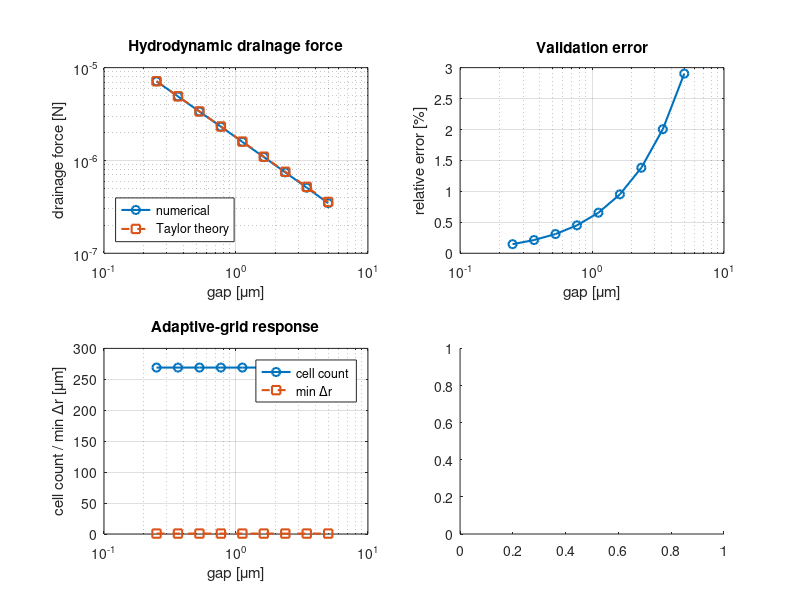

Here is the MATLAB script that generated this plot: (Note: this script raises an error after producing the figure.)
function results = particle_bubble_collision_demo(mode)
% PARTICLE_BUBBLE_COLLISION_DEMO
% -------------------------------------------------------------------------
% Research-oriented MATLAB prototype for particle-bubble thin-film drainage
% with a dynamic geometry-adaptive Cartesian grid.
%
% This code is intentionally focused on the lubrication-drainage stage that
% dominates particle-bubble 'collision' at very small gaps. It borrows the
% adaptive Cartesian-grid spirit of geometry-adaptive IB-LBM methods, but it
% solves the axisymmetric Reynolds lubrication equation in the thin film to
% keep the prototype compact and editable in MATLAB.
%
% Key ingredients
%   1) Axisymmetric thin-film drainage between a rigid particle and a bubble.
%   2) Dynamic non-uniform Cartesian grid in the radial direction.
%   3) Refinement indicator driven primarily by projected Lagrangian-marker
%      density, augmented by film-thickness information.
%   4) Prescribed-speed validation against the classical Taylor lubrication
%      force.
%   5) Coupled drainage dynamics with gravity/buoyancy driving force.
%
% Usage
%   results = particle_bubble_collision_demo();
%   results = particle_bubble_collision_demo('validation');
%   results = particle_bubble_collision_demo('dynamic');
%
% Output
%   A struct containing validation and/or dynamic drainage results.
% -------------------------------------------------------------------------

if nargin < 1
    mode = 'all';
end

par = defaultParameters();

switch lower(mode)
    case 'validation'
        results = runValidationCase(par, true);
    case 'dynamic'
        results = runDynamicCase(par, true);
    otherwise
        results.validation = runValidationCase(par, true);
        results.dynamic    = runDynamicCase(par, true);
end

end

function par = defaultParameters()
% Physical properties.
par.mu   = 1.0e-3;        % liquid viscosity [Pa*s]
par.rhoL = 1000.0;        % liquid density [kg/m^3]
par.rhoP = 2500.0;        % particle density [kg/m^3]
par.rhoB = 1.2;           % bubble gas density [kg/m^3]
par.g    = 9.81;          % gravity [m/s^2]

% Geometry.
par.Rp   = 0.50e-3;       % particle radius [m]
par.Rb   = 0.80e-3;       % bubble radius [m]
par.Reff = (par.Rp * par.Rb) / (par.Rp + par.Rb);
par.Rmax = 0.45e-3;       % radial truncation of film domain [m]

% Lagrangian-marker settings used by the adaptive-grid indicator.
par.nMarkers      = 240;
par.thetaMax      = 22.0 * pi / 180.0;
par.markerSigma   = 0.80;
par.lagWeightMix  = 0.60;
par.filmWeightMix = 0.30;
par.bandWeightMix = 0.10;
par.hRefine       = 3.0e-6;
par.bandFactor    = 3.0;

% Adaptive Cartesian grid parameters.
par.nBase            = 20;
par.maxLevel         = 5;
par.refineThresholds = [0.48, 0.42, 0.36, 0.31, 0.27];
par.targetCellsOnGap = 8.0;
par.hFloor           = 0.05e-6;

% Validation settings.
par.validationGapList = logspace(log10(0.25e-6), log10(5.0e-6), 9);
par.validationUrel    = 1.0e-3;     % prescribed approach speed [m/s]

% Dynamic approach/collision settings.
Vp = 4.0/3.0*pi*par.Rp^3;
Vb = 4.0/3.0*pi*par.Rb^3;
par.mp = par.rhoP * Vp;
par.mb = par.rhoB * Vb;
par.Fdrive = (par.rhoP - par.rhoL)*Vp*par.g + (par.rhoL - par.rhoB)*Vb*par.g;
par.dynamicDt         = 2.0e-6;
par.dynamicTend       = 6.0e-3;
par.initialGap        = 20.0e-6;
par.initialUrel       = 0.0;
par.hamaker           = 2.0e-20;    % weak repulsion regularization [J]
par.stopGap           = 0.10e-6;

% Plotting.
par.showGridSampleAtGap = 1.0e-6;
end

function validation = runValidationCase(par, doPlot)
gapList = par.validationGapList(:);
nCases  = numel(gapList);

Fnum      = zeros(nCases,1);
Ftheory   = zeros(nCases,1);
relError  = zeros(nCases,1);
nCells    = zeros(nCases,1);
minDr     = zeros(nCases,1);
sampleGrid = struct();

for k = 1:nCases
    gap  = gapList(k);
    grid = buildAdaptiveGrid(gap, par);
    sol  = solveLubricationPressure(grid, gap, par.validationUrel, par);

    Fnum(k)    = sol.force;
    Ftheory(k) = taylorLubricationForce(gap, par.validationUrel, par);
    relError(k) = abs(Fnum(k) - Ftheory(k)) / max(abs(Ftheory(k)), eps);
    nCells(k) = numel(grid.centers);
    minDr(k)  = min(grid.widths);

    if isempty(fieldnames(sampleGrid)) && gap <= par.showGridSampleAtGap
        sampleGrid = grid;
        sampleGrid.gap = gap;
        sampleGrid.pressure = sol.pressure;
    end
end

validation.gap = gapList;
validation.forceNumerical = Fnum;
validation.forceTheory    = Ftheory;
validation.relativeError  = relError;
validation.nCells         = nCells;
validation.minDr          = minDr;
validation.sampleGrid     = sampleGrid;
validation.meanRelativeError = mean(relError);
validation.maxRelativeError  = max(relError);

if doPlot
    plotValidationResults(validation);
end

fprintf('Validation mean relative error  = %.3f %%\n', 100.0*validation.meanRelativeError);
fprintf('Validation max relative error   = %.3f %%\n', 100.0*validation.maxRelativeError);

end

function dynamic = runDynamicCase(par, doPlot)
Nt = ceil(par.dynamicTend / par.dynamicDt);

time    = zeros(Nt,1);
gap     = zeros(Nt,1);
urel    = zeros(Nt,1);
Fhydro  = zeros(Nt,1);
Ftheory = zeros(Nt,1);
Fdlvo   = zeros(Nt,1);
nCells  = zeros(Nt,1);
minDr   = zeros(Nt,1);

currentGap  = par.initialGap;
currentUrel = par.initialUrel;

sampleGrid = struct();
last = Nt;

for n = 1:Nt
    grid = buildAdaptiveGrid(currentGap, par);
    solUnit = solveLubricationPressure(grid, currentGap, 1.0, par);
    Frep = disjoiningForce(currentGap, par);

    resistance = max(solUnit.force, eps);
    currentUrel = max((par.Fdrive - Frep) / resistance, 0.0);
    currentFhydro = resistance * currentUrel;
    nextGap  = max(par.hFloor, currentGap - par.dynamicDt * currentUrel);

    time(n)    = (n-1) * par.dynamicDt;
    gap(n)     = currentGap;
    urel(n)    = currentUrel;
    Fhydro(n)  = currentFhydro;
    Ftheory(n) = taylorLubricationForce(currentGap, currentUrel, par);
    Fdlvo(n)   = Frep;
    nCells(n)  = numel(grid.centers);
    minDr(n)   = min(grid.widths);

    if isempty(fieldnames(sampleGrid)) && currentGap <= par.showGridSampleAtGap
        sampleGrid = grid;
        sampleGrid.gap = currentGap;
        sampleGrid.pressure = solveLubricationPressure(grid, currentGap, currentUrel, par).pressure;
    end

    currentGap  = nextGap;

    if currentGap <= par.stopGap
        last = n;
        break;
    end
end

dynamic.time    = time(1:last);
dynamic.gap     = gap(1:last);
dynamic.urel    = urel(1:last);
dynamic.Fhydro  = Fhydro(1:last);
dynamic.Ftheory = Ftheory(1:last);
dynamic.Fdlvo   = Fdlvo(1:last);
dynamic.nCells  = nCells(1:last);
dynamic.minDr   = minDr(1:last);
dynamic.sampleGrid = sampleGrid;
dynamic.terminalGap = dynamic.gap(end);
dynamic.finalApproachSpeed = dynamic.urel(end);

if doPlot
    plotDynamicResults(dynamic, par);
end

fprintf('Dynamic run final gap          = %.3e m\n', dynamic.terminalGap);
fprintf('Dynamic run final approach vel = %.3e m/s\n', dynamic.finalApproachSpeed);

end

function grid = buildAdaptiveGrid(gap, par)
faces = linspace(0.0, par.Rmax, par.nBase + 1);

for level = 1:par.maxLevel
    centers = 0.5 * (faces(1:end-1) + faces(2:end));
    widths  = diff(faces);
    indicator = refinementIndicator(centers, widths, gap, par);

    splitMask = indicator > par.refineThresholds(level);
    if ~any(splitMask)
        break;
    end

    newFaces = faces(1);
    for i = 1:numel(widths)
        if splitMask(i)
            mid = 0.5 * (faces(i) + faces(i+1));
            newFaces = [newFaces, mid, faces(i+1)]; %#ok<AGROW>
        else
            newFaces = [newFaces, faces(i+1)]; %#ok<AGROW>
        end
    end
    faces = unique(newFaces, 'stable');
end

centers = 0.5 * (faces(1:end-1) + faces(2:end));
widths  = diff(faces);
[rhoP, rhoB] = markerDensity(centers, gap, par);

grid.faces   = faces(:);
grid.centers = centers(:);
grid.widths  = widths(:);
grid.rhoP    = rhoP(:);
grid.rhoB    = rhoB(:);
grid.indicator = refinementIndicator(centers, widths, gap, par);
end

function indicator = refinementIndicator(r, dr, gap, par)
[rhoP, rhoB] = markerDensity(r, gap, par);
combined = rhoP .* rhoB;
combined = combined / max(max(combined), eps);

hLocal = filmThickness(r, gap, par);
filmMetric = exp(-hLocal / par.hRefine);
filmMetric = filmMetric / max(max(filmMetric), eps);

bandRadius = par.bandFactor * sqrt(2.0 * par.Reff * max(gap, par.hFloor));
bandMetric = double(r <= bandRadius);

resolutionMetric = min(1.0, dr ./ (par.targetCellsOnGap * max(hLocal, par.hFloor)));

indicator = par.lagWeightMix  * combined + ...
            par.filmWeightMix * filmMetric + ...
            par.bandWeightMix * bandMetric + ...
            0.25 * resolutionMetric;
end

function [rhoP, rhoB] = markerDensity(r, gap, par)
theta = linspace(0.0, par.thetaMax, par.nMarkers);

rp = par.Rp * sin(theta);
rb = par.Rb * sin(theta);

% Equal arclength weights on each surface meridian.
dsp = [diff(theta), theta(end)-theta(end-1)] * par.Rp;
dsb = [diff(theta), theta(end)-theta(end-1)] * par.Rb;

baseDx = par.Rmax / par.nBase;
sigma  = par.markerSigma * baseDx;

rhoP = zeros(size(r));
rhoB = zeros(size(r));
for k = 1:numel(theta)
    rhoP = rhoP + dsp(k) * exp(-0.5*((r-rp(k))/sigma).^2) / (sqrt(2.0*pi) * sigma);
    rhoB = rhoB + dsb(k) * exp(-0.5*((r-rb(k))/sigma).^2) / (sqrt(2.0*pi) * sigma);
end

% When the film gets thinner, overlapping projected densities should be more
% important in the central drainage region.
proximityBoost = exp(-gap / par.hRefine);
rhoP = rhoP * (1.0 + 0.5 * proximityBoost);
rhoB = rhoB * (1.0 + 0.5 * proximityBoost);
end

function h = filmThickness(r, gap, par)
h = max(gap, par.hFloor) + 0.5 * (r.^2) / par.Reff;
end

function sol = solveLubricationPressure(grid, gap, urel, par)
N  = numel(grid.centers);
r  = grid.centers;
dr = grid.widths;
rf = grid.faces;

A = spalloc(N, N, 3*N);
b = -12.0 * par.mu * urel * ones(N,1);

for i = 1:N
    rc = max(r(i), 0.5*dr(i));
    vol = rc * dr(i);

    aw = 0.0;
    ae = 0.0;

    if i > 1
        rw = rf(i);
        dxw = r(i) - r(i-1);
        hw  = filmThickness(rw, gap, par);
        aw  = rw * hw^3 / dxw;
        A(i,i-1) =  aw / vol;
    end

    if i < N
        re = rf(i+1);
        dxe = r(i+1) - r(i);
        he  = filmThickness(re, gap, par);
        ae  = re * he^3 / dxe;
        A(i,i+1) =  ae / vol;
    else
        re = rf(end);
        dxe = rf(end) - r(end);
        he  = filmThickness(re, gap, par);
        ae  = re * he^3 / dxe;
        % Dirichlet p(Rmax)=0, so boundary contribution only modifies diag.
    end

    A(i,i) = -(aw + ae) / vol;
    b(i) = b(i);
end

p = A \ b;
p = max(p, 0.0);
force = 2.0 * pi * sum(p .* r .* dr);

sol.pressure = p;
sol.force    = force;
end

function Ft = taylorLubricationForce(gap, urel, par)
Ft = 6.0 * pi * par.mu * par.Reff^2 * urel / max(gap, par.hFloor);
end

function Frep = disjoiningForce(gap, par)
heff = max(gap, par.hFloor);
Frep = par.hamaker * par.Reff / (6.0 * heff^2);
end

function plotValidationResults(validation)
figure('Color','w','Position',[100 100 1100 800]);

subplot(2,2,1);
loglog(validation.gap*1e6, validation.forceNumerical, 'o-', 'LineWidth', 1.5, 'MarkerSize', 6); hold on;
loglog(validation.gap*1e6, validation.forceTheory, 's--', 'LineWidth', 1.5, 'MarkerSize', 6);
xlabel('gap [\mum]'); ylabel('drainage force [N]');
legend('numerical','Taylor theory','Location','southwest');
title('Hydrodynamic drainage force'); grid on;

subplot(2,2,2);
semilogx(validation.gap*1e6, 100.0*validation.relativeError, 'o-', 'LineWidth', 1.5, 'MarkerSize', 6);
xlabel('gap [\mum]'); ylabel('relative error [%]');
title('Validation error'); grid on;

subplot(2,2,3);
semilogx(validation.gap*1e6, validation.nCells, 'o-', 'LineWidth', 1.5, 'MarkerSize', 6); hold on;
semilogx(validation.gap*1e6, validation.minDr*1e6, 's--', 'LineWidth', 1.5, 'MarkerSize', 6);
xlabel('gap [\mum]'); ylabel('cell count / min \Deltar [\mum]');
legend('cell count','min \Deltar','Location','best');
title('Adaptive-grid response'); grid on;

subplot(2,2,4);
if isfield(validation.sampleGrid, 'centers')
    stairs(validation.sampleGrid.faces*1e6, [validation.sampleGrid.pressure(1); validation.sampleGrid.pressure; 0], 'LineWidth', 1.2); hold on;
    yyaxis right;
    plot(validation.sampleGrid.centers*1e6, validation.sampleGrid.indicator, 'k-', 'LineWidth', 1.5);
    ylabel('refinement indicator [-]');
    yyaxis left;
    ylabel('pressure [Pa]');
    xlabel('r [\mum]');
    title(sprintf('Sample adaptive grid at gap = %.2f \\mum', validation.sampleGrid.gap*1e6));
    grid on;
else
    text(0.1, 0.5, 'No sample grid stored.', 'FontSize', 12);
    axis off;
end

sgtitle('Particle-bubble lubrication validation with adaptive Cartesian grid');
end

function plotDynamicResults(dynamic, par)
figure('Color','w','Position',[120 120 1100 800]);

subplot(2,2,1);
plot(dynamic.time*1e3, dynamic.gap*1e6, 'b-', 'LineWidth', 1.5);
xlabel('time [ms]'); ylabel('minimum gap [\mum]');
title('Gap evolution during drainage'); grid on;

subplot(2,2,2);
plot(dynamic.time*1e3, dynamic.urel*1e3, 'r-', 'LineWidth', 1.5);
xlabel('time [ms]'); ylabel('approach speed [mm/s]');
title('Relative approach speed'); grid on;

subplot(2,2,3);
plot(dynamic.time*1e3, dynamic.Fhydro*1e6, 'k-', 'LineWidth', 1.5); hold on;
plot(dynamic.time*1e3, dynamic.Ftheory*1e6, 'k--', 'LineWidth', 1.2);
plot(dynamic.time*1e3, dynamic.Fdlvo*1e6, 'm-.', 'LineWidth', 1.2);
yline(par.Fdrive*1e6, 'b:', 'LineWidth', 1.5);
xlabel('time [ms]'); ylabel('force [\muN]');
legend('numerical hydro','Taylor hydro','disjoining','driving force','Location','best');
title('Force balance'); grid on;

subplot(2,2,4);
plot(dynamic.time*1e3, dynamic.nCells, 'g-', 'LineWidth', 1.5); hold on;
plot(dynamic.time*1e3, dynamic.minDr*1e6, 'c--', 'LineWidth', 1.5);
xlabel('time [ms]'); ylabel('cell count / min \Deltar [\mum]');
legend('cell count','min \Deltar','Location','best');
title('Dynamic adaptive-grid response'); grid on;

sgtitle('Adaptive particle-bubble drainage simulation');
end
